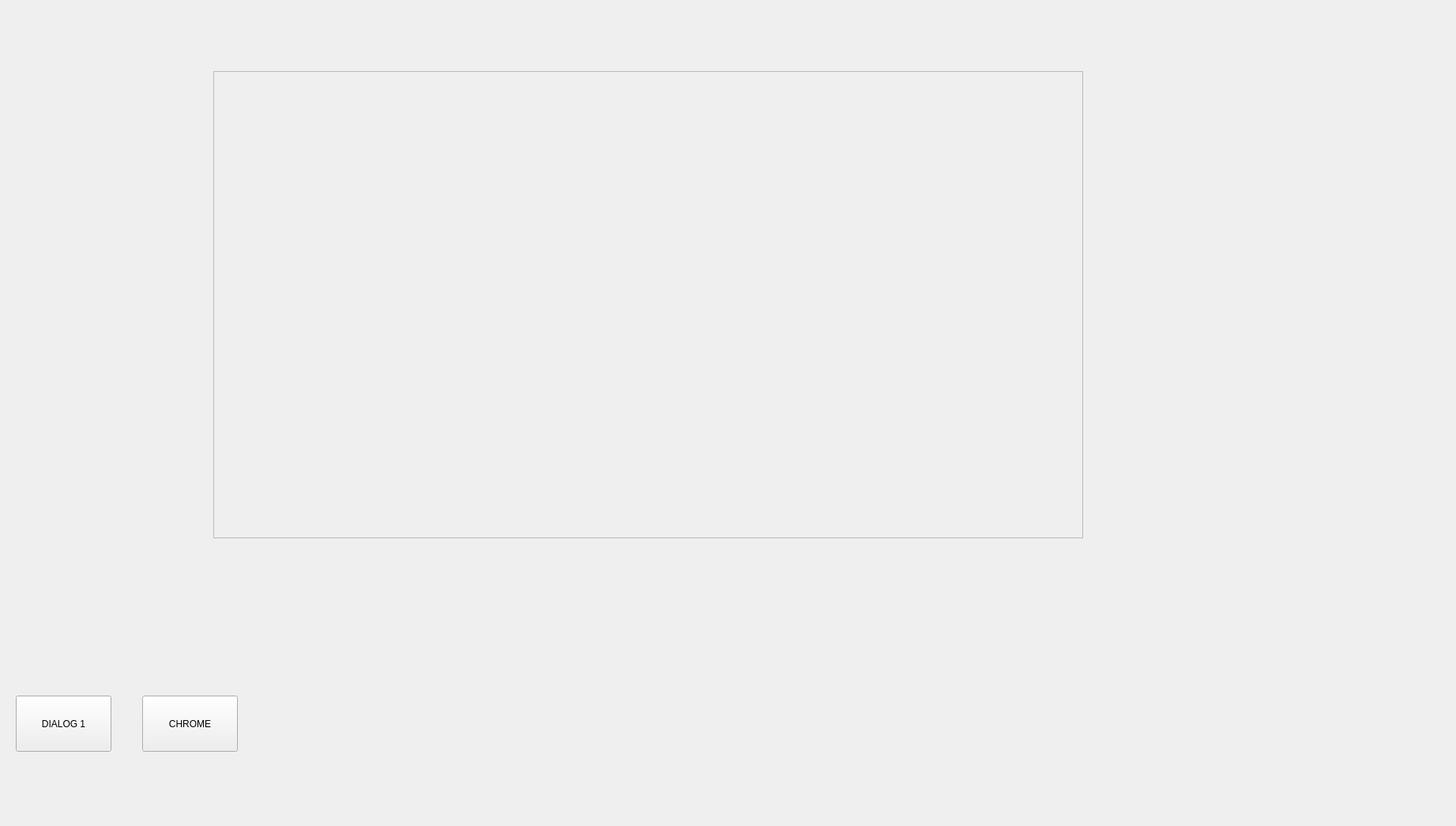
<?xml version="1.0" encoding="UTF-8"?>
<ui version="4.0">
 <class>MainWindow</class>
 <widget class="QMainWindow" name="MainWindow">
  <property name="geometry">
   <rect>
    <x>0</x>
    <y>0</y>
    <width>1843</width>
    <height>1045</height>
   </rect>
  </property>
  <property name="windowTitle">
   <string>MainWindow</string>
  </property>
  <widget class="QWidget" name="mainWidget">
   <widget class="QPushButton" name="dialog_1_Btn">
    <property name="geometry">
     <rect>
      <x>20</x>
      <y>880</y>
      <width>121</width>
      <height>71</height>
     </rect>
    </property>
    <property name="text">
     <string>DIALOG 1</string>
    </property>
   </widget>
   <widget class="QPushButton" name="chrome_Btn">
    <property name="geometry">
     <rect>
      <x>180</x>
      <y>880</y>
      <width>121</width>
      <height>71</height>
     </rect>
    </property>
    <property name="text">
     <string>CHROME</string>
    </property>
   </widget>
   <widget class="QFrame" name="frame">
    <property name="geometry">
     <rect>
      <x>270</x>
      <y>90</y>
      <width>1101</width>
      <height>591</height>
     </rect>
    </property>
    <property name="styleSheet">
     <string notr="true">background-image: url(&quot;./machine.jpg&quot;)</string>
    </property>
    <property name="frameShape">
     <enum>QFrame::StyledPanel</enum>
    </property>
    <property name="frameShadow">
     <enum>QFrame::Raised</enum>
    </property>
   </widget>
  </widget>
 </widget>
 <resources/>
 <connections/>
</ui>
